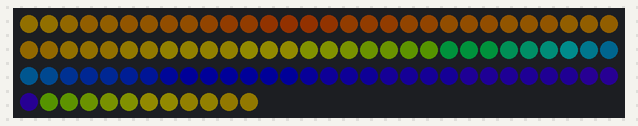
The sketch below on a simulated Arduino Uno, built with avr-gcc and run on an emulated ATmega328P. Shown: 102 RGB LEDs in strip order, left to right, continuing on the next row. Dim RGB values are drawn brighter than linear.

Above: at 2.1 s.
At 13.5 s:
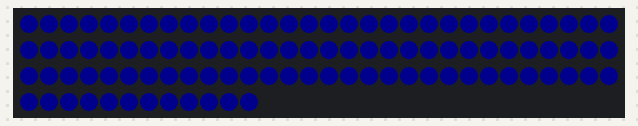
At 17.54 s:
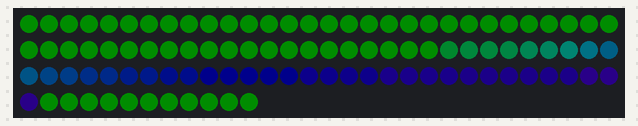

The sketch:

CopperHead.ino
```cpp
// Lighting for Copper Head by Jeanie Holt
// Set background colors and brightness
// Three waves of diminishing brightness from upper right to lower left
// Dip in brightness. At bottom of dip transition to solid hue background and back.
// top right=0; Top right=26; right bottom=50; bottom left=77; left top=101

/////  Includes  /////
#include <FastLED.h>

/////  Defines  /////
#define LED_PIN    A0
#define NUM_LEDS  102          //  led string length
#define LOOP_DELAY 40          // Miliseconds delay at end of main loop

// used for setup
#define COLOR_ORDER GRB
#define CHIPSET     WS2812
#define CORRECTION  TypicalLEDStrip
#define BRIGHTNESS 255        // dims brightness of entire LED string (255 = no dimming)
#define DEBUG_DELAY(ms) FastLED.delay(ms)  // can substitute which delay function is used
   // builtin Arduino function is delay(ms), FastLED has FastLED.delay(ms) which enables temporal dithering

// Used for optional tuning functions
#define TUNING 0  // 1 to enable development button & knob, 0 to disable
//  Arduino doesn't work well when sketch references pins that are not connected
//  This sketch will exclude sections of code using #if TUNING ... #endif
//  when #define TUNING 0 indicates tuning board in not connected or not in use.
// set the following two lines to select the range of LEDs to be adjusted using the tuning board
#define START_TUNE 61          // '0' will indicate the begining of the string of LEDs
#define END_TUNE   73          // 'NUM_LEDS-1' will indicate the end of the string
// Note don't set these LEDs elswhere in the sketch or you won't see effect of tuning board
#define KNOB_PIN   A3
#define BTN_PIN    A2
#define DBUG_LED   A1
#define STATES 4
#define INHIBIT_LEVEL 10      // min knob change to activate tuning
#define MSG_DELAY 5           // number of loops between repeating state blink
#define DEBUG_BLINK 100       // ms on and ms off per blink  (50 = 100ms per blink)
#define DEBUG_PAUSE 200       // ms between pulse sequences  (at 200, 3 50+50ms blinks take 1/2 second, 8 blinks = 1sec including pause)

/////  Global Variables  /////
CRGB leds[NUM_LEDS];  // Array for LED color values
CHSV bg[NUM_LEDS];     // array to save background
uint8_t wave[NUM_LEDS];  // array to save brightness value of wave
// background hue at LED { 0, 13, 14, 50,  51,  77,  78,  90, 91, 101 }
uint8_t bg_points[10] = { 53, 26, 27, 74, 125, 175, 176, 184, 74,  54 };
uint8_t bright = BRIGHTNESS ;
uint8_t i = 0;  // wave increment ( which wave are we on? )

// parameters used by tuning functions
CHSV temp;
bool inhibit = true;
uint8_t state = 0, old_state = 0;
uint8_t knob = 0, old_knob = 0;
uint8_t hue = 0, sat = 200, val = 126;
uint8_t msg_delay = 0;

/////  Functions  /////

void paint_background(uint8_t points[], uint8_t brt){
// set background leds
// FastLED has the following predefined HUE.. variables
// HUE_RED=0;HUE_ORANGE=32;HUE_YELLOW=64;HUE_GREEN=96;HUE_AQUA=128;HUE_BLUE=160;
// HUE_PURPLE=192;HUE_PINK=224
  fill_gradient(bg, 0, CHSV(points[0],255,brt), 13, CHSV(points[1],255,brt));
  fill_gradient(bg, 14, CHSV(points[2],255,brt), 50, CHSV(points[3],255,brt));
  fill_gradient(bg, 51, CHSV(points[4],255,brt), 77, CHSV(points[5],255,brt));
  fill_gradient(bg, 78, CHSV(points[6],255,brt), 90, CHSV(points[7],255,brt));
  fill_gradient(bg, 91, CHSV(points[8],255,brt), NUM_LEDS-1, CHSV(points[9],255,brt));
}

void cpy_show(){  // Display the brighter [background or background at wave brightness]
  for(int i = 0; i < NUM_LEDS; i++){
    if(wave[i] > bg[i].val){
      temp = bg[i];
      temp.val = wave[i];
      leds[i] = temp;
    } else {
      leds[i] = bg[i];
    }
  }
  FastLED.show();

#if TUNING
// Needs to be in frequent executed part of program
  old_state = state;
  old_knob = knob;
  if(!digitalRead(BTN_PIN)){  // Check for button press
    _btnHandler();
  }
  if (state != old_state){ // Print out what state we are in
    switch(state){
      case 0:
        Serial.print(" HUE  HUE  HUE ");
        break;
      case 1:
        Serial.print(" SAT  SAT  SAT ");
        break;
      case 2:
        Serial.print(" VAL  VAL  VAL ");
        break;
      case 3:
        Serial.print(" Brightness  Brightness  Brightness ");
        break;
    }
    Serial.println();
    _debugBlink(state + 1);  // show current state by blinking LED on tuning board
  }   // end if state change

// blink state every MSG_DELAY loops
  msg_delay++;
  msg_delay = msg_delay % MSG_DELAY;  // cycle from maximum count back to zero
  if(msg_delay == 0){
    _debugBlink(state + 1);
  }
// don't change anything unless the knob is moved significantly
  knob = analogRead(KNOB_PIN) / 4;
// first move after state change require larger move
  if(inhibit){
    if(abs(old_knob - knob) >= INHIBIT_LEVEL){
      inhibit = false;
      }else{
        knob = old_knob;
      }
  }  // end if inhibit
  if (knob != old_knob){
    switch(state){
      case 0:
        hue = knob;
        break;
      case 1:
        sat = knob;
        break;
      case 2:
        val = knob;
        break;
      case 3:
        bright = knob;
        break;
    }  // end switch-case
    // if new setting display and print it out
    FastLED.setBrightness(bright);
    temp = CHSV(hue, sat, val);
    fill_gradient_RGB(leds, START_TUNE, temp, END_TUNE, temp);
    FastLED.show();
    Serial.print("   HSV= ");
    Serial.print(temp.hue);
    Serial.print(" ");
    Serial.print(temp.sat);
    Serial.print(" ");
    Serial.print(temp.val);
    Serial.print("; RGB= ");
    Serial.print(leds[START_TUNE][0]);
    Serial.print(" ");
    Serial.print(leds[START_TUNE][1]);
    Serial.print(" ");
    Serial.print(leds[START_TUNE][2]);
    Serial.print("; Brightness= ");
    Serial.print(bright);
    Serial.println();
  }  // end if knob change
#endif

}  // end cpy_show()

void shift_wave(){  //  Shift the wave brightness from upper right to lower left
  for(int i = 77; i > 27; i--){
    wave[i] = wave [i-1];
  }
  for(int i = 78; i < 101; i++){
    wave[i] = wave [i+1];
  }
  wave[101] = wave[0];
  for(int i = 0; i < 26; i++){
    wave[i] = wave [i+1];
  }
}

#if TUNING    // Exclude tuning functions if tuning board is not in use
void _btnHandler() {
  // come here when button is pressed
  // Increment state when button is released
  // btn down=0; up=1;
  // This little section is a debounce routine
  while (!digitalRead(BTN_PIN)) {   // Wait for button to be released
    FastLED.delay(10);
  }
  int released = 0;
  while (released < 4) {   // wait until button is released for 4 consecutive delays
    if (!digitalRead(BTN_PIN)) {
      released = 0;
    } else {
      released++;
    }
    FastLED.delay(1);
  }
  // Action to be taken when button is released
  inhibit = true;
  state = (state + 1) % STATES;  // increment and if at highest state cycle back to zero
}

// function to display the current state by blinking the LED on the tuning board
void _debugBlink(int n) {
  for ( int i = 0 ; i < n ; i++ ) {
    digitalWrite(DBUG_LED, HIGH);
    DEBUG_DELAY(DEBUG_BLINK);
    digitalWrite(DBUG_LED, LOW);
    DEBUG_DELAY(DEBUG_BLINK);
  }
  DEBUG_DELAY(DEBUG_PAUSE);
}
#endif

/////  Setup /////
void setup() {
  delay( 1000 ); // power-up safety delay
  Serial.begin(9600);
  FastLED.addLeds<CHIPSET, LED_PIN, COLOR_ORDER>(leds, NUM_LEDS).setCorrection( CORRECTION );
  FastLED.setBrightness( BRIGHTNESS );  // can set overall brightness dimming amount;
// overall brightness adjustment is an available tuning function when using tuning board
// temporal dithering should make transitions smoother; however I haven't noticed much effect
  FastLED.setDither( 1 );  //  0 = disable temporal dithering
  fill_solid(leds,NUM_LEDS, CRGB(0,0,0));  // set all to black for one second
  FastLED.show();
  delay(1000);

#if TUNING //  if tuning board is used set-up IO pins and initialize parameters
  pinMode(BTN_PIN, INPUT_PULLUP);
  pinMode(DBUG_LED, OUTPUT);
  digitalWrite(DBUG_LED, LOW);
  old_knob = knob = analogRead(KNOB_PIN) / 4;
  inhibit = true;
  Serial.print(" HUE  HUE  HUE ");  // starting state
  Serial.println();
#endif
}  // end setup

/////  Main Loop  /////
void loop() {


  paint_background(bg_points, 80);  // set background
  uint8_t target[10];
  uint8_t temp_pt[10];
  if(i == 0){  // before first wave dip brightness, slide to solid color, and back
    for(int t = 0; t < 256 ; t++ ){   // loop to increment through dimming dip
      shift_wave();
      wave[26] = wave[27] =  80; // wave becomes steady original brightness
      uint8_t tp = t;  // calculate brightness dip
      uint8_t f1 = scale8( 255 - cos8 ( tp ), 128);
      FastLED.setBrightness( 255- f1);
      if(t == 128){  // at center of dip transition to solid background
        for(uint8_t j=0; j<10; j++){  // set target and start of transition
          target[j] = HUE_BLUE ;
          temp_pt[j] = bg_points[j];
        }
        for(uint8_t j=0; j<70; j++){  // transition to new target
          for(uint8_t k=0; k<10; k++){  // increment temp toward target
            if(temp_pt[k] < target[k]) temp_pt[k] += 2;
            if(temp_pt[k] > target[k]) temp_pt[k] -= 2;
          }
          paint_background(temp_pt, 80); // display temp background
          cpy_show();
          delay( LOOP_DELAY * 2 );
        }
        delay(1000);   //time at solid background
        for(uint8_t j=0; j<10; j++){  // transition back to original background
          target[j] = bg_points[j] ;
          temp_pt[j] = HUE_BLUE ;
        }
        for(uint8_t j=0; j<70; j++){  // transition to new target
          for(uint8_t k=0; k<10; k++){  // increment temp toward target
            if(temp_pt[k] < target[k]) temp_pt[k] += 2;
            if(temp_pt[k] > target[k]) temp_pt[k] -= 2;
          }
          paint_background(temp_pt, 80); // display temp background
          cpy_show();
          delay( LOOP_DELAY * 2 );
        }
        paint_background(bg_points, 80); // make sure background is set back to original
      } // end if middle of dip
      cpy_show();
      delay( LOOP_DELAY );
    } // end for t
    FastLED.setBrightness( 255);
  } // end if i == 0

  uint8_t delay_adj = 1;
  uint8_t scl[3] = {255, 126, 64};  // scale height of successive waves
  if(i == 0){    //  First wave (brightest) moves slower
    delay_adj = 2;
  }else{
    delay_adj = 1;
  }
  for(int t = 0; t < 256 ; t+= 2 ){   // loop to increment through wave
    shift_wave();
    uint8_t tp = t;
    uint8_t wav_brt1 = 255 - cos8 ( tp );
    uint8_t wav_brt = scale8 (wav_brt1, scl[i]);  // 128 = 1/2;  64 = 1/4;
    wave[26] = wave[27] = scale8(wav_brt, 175) + 80; // insert next value
    if (t==254) i = (i + 1) % 3; // at end of wave increment to next wave
    cpy_show();                  // combine background and wave then show
    delay( LOOP_DELAY * delay_adj );
  } // end for t
//  while ( true );     // stop here
}   //  end of main loop
```
